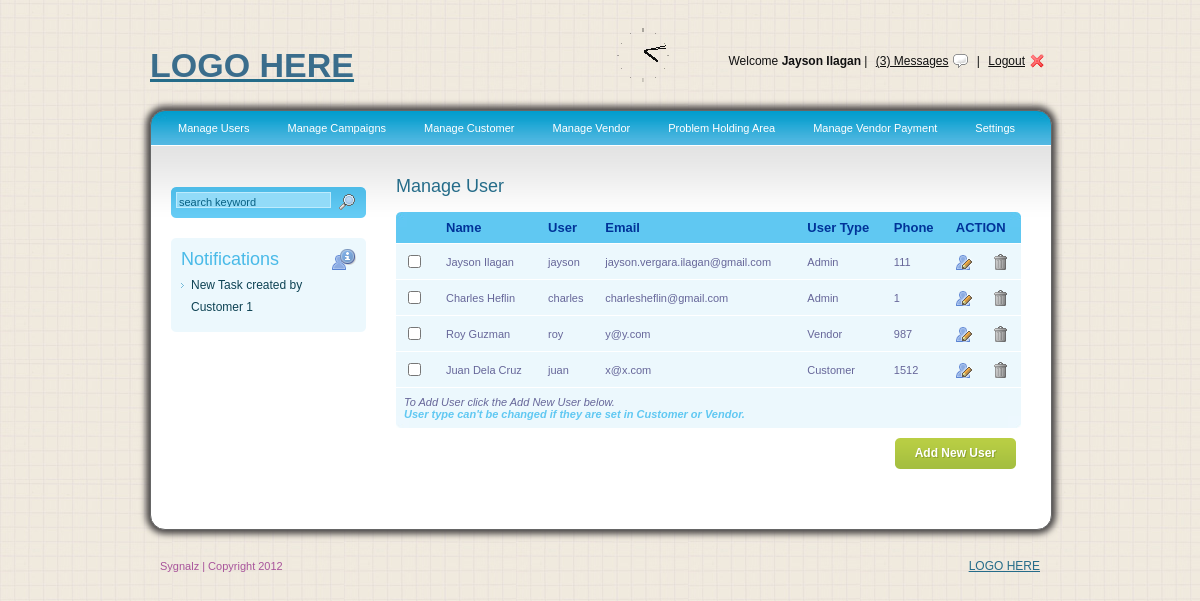
Screenshot of /admin.php (signed in) with the database file from the repository.
### tables this page shows
CREATE TABLE IF NOT EXISTS `tbl_user` (
  `userid` int(11) unsigned NOT NULL AUTO_INCREMENT,
  `fullname` varchar(100) NOT NULL,
  `screenname` varchar(20) NOT NULL,
  `emailadd` varchar(50) NOT NULL,
  `username` varchar(50) NOT NULL,
  `password` varchar(50) NOT NULL,
  `usertype` int(5) unsigned NOT NULL,
  `phonenumber` varchar(20) NOT NULL,
  `initial` int(2) NOT NULL,
  `user_set` text,
  PRIMARY KEY (`userid`)
);

CREATE TABLE IF NOT EXISTS `tbl_usertype` (
  `usertypeid` int(100) NOT NULL AUTO_INCREMENT,
  `usertypedesc` varchar(20) NOT NULL,
  PRIMARY KEY (`usertypeid`)
);

### _libraries/generateModel.php (the view, shortened to what this page needs)
<?php
class Model extends Components{
	function connectDatabase($host,$user,$pass,$db){
		$this->dbcon = new mysqli($host, $user, $pass, $db);
                return $this->dbcon;
	}
        function updateUser($conn,$user_I_D){
          $resultAuthUser = $conn->query("SELECT * FROM tbl_user a INNER JOIN tbl_usertype b ON a.usertype = b.usertypeid");
          $finaldat = "";
          while($resultData=$resultAuthUser->fetch_array(MYSQLI_ASSOC)){
            if($user_I_D==$resultData['userid']){
             $stemp = $this->usertypeSelected($conn, $resultData['usertype'],$user_I_D);
              $finaldat.= "<tr>
                        <td><input type='checkbox' /></td>
                        <td><input type='text' value='$resultData[fullname]' id='fulln' style='width:80px;font-size:11px;' /></td>
                        <td><input type='text' value='$resultData[username]' id='usern' style='width:40px;font-size:11px;'/></td>
                        <td><input type='text' value='$resultData[emailadd]' id='emailn' style='width:170px;font-size:11px;'/></td>
                        <td>$stemp</td>
                        <td><input type='text' value='$resultData[phonenumber]' id='phonen' style='width:70px;font-size:11px;'/></td>
                        <input type='hidden' class='userId' name='nuserId' value='$resultData[userid]' />
                        <td colspan='2'><img src='images/save.jpg' style='width:16px;height:16px;' alt='$resultData[userid]' onclick='saveupUser(this.alt)' border='0' /></td>
                    </tr>";
            }
            else{
              $finaldat.= "<tr>
                        <td><input type='checkbox' /></td>
                        <td>$resultData[fullname]</td>
                        <td>$resultData[username]</td>
                        <td>$resultData[emailadd]</td>
                        <td>$resultData[usertypedesc]</td>
                        <td>$resultData[phonenumber]</td>
                        <input type='hidden' class='userId' name='nuserId' value='$resultData[userid]' />
                        <td><img src='images/user_edit.png' alt='$resultData[userid]' class='editUser' onclick='updateUserAccount(this.alt)' border='0' /></td>
                        <td><img src='images/trash.png' alt='$resultData[userid]' title='' class='deleteUser' onclick='delUserAccount(this.alt)'  border='0' /></td>
                    </tr>";
            }
          }
          return $finaldat;
        }
     public function usertypeSelected($conn,$utype,$uid){
          $finaldata ="";
           $result = $conn->query("SELECT * FROM tbl_usertype");
              if($utype!="xT"){
              $top="<select id='usert' style='width:60px;font-size:11px;'>";
              }
              else{
              $top="<select id='usertype' style='width:300px;'>";
              }
                while($resultData=$result->fetch_array(MYSQLI_ASSOC)){
                    if($utype==$resultData['usertypeid']){
                       $finaldata.= "<option selected='selected' value='$resultData[usertypeid]'>$resultData[usertypedesc]</option>";
                            if($resultData['usertypeid']==3){
                                $found = $this->checkCustomerExist($conn,$uid);
                            }
                            else{
                                $found = $this->checkVendorExist($conn,$uid);
                            }
                                if($found =="Yes"){
                                    $top="<select id='usert' disabled='disabled' style='width:60px;font-size:11px;'>";
                                }
                    }
                    else{
                       $finaldata.= "<option value='$resultData[usertypeid]'>$resultData[usertypedesc]</option>";
                    }
                }
                $end = "</select>";
           return $top.$finaldata.$end;
      }
}
?>

### _libraries/generateView.php (shortened to what this page needs)
<?php
	class Components{
		function createPageHeader($page_title, $jquery, $js, $css){
			echo $this->displayPageHeader = "<html><head>
			<script type='text/javascript' src='$jquery/jquery-1.7.1.js'></script>
			<script type='text/javascript' src='$js/actionHandler.js'></script>
			<link rel='stylesheet' href='$css/general.css' type='text/css' />
                        <link type='text/css' href='$css/demo.css' rel='stylesheet' media='screen' />
                        <link type='text/css' href='$css/basic.css' rel='stylesheet' media='screen' />
                         <!--[if lt IE 7]>
                        <link type='text/css' href='css/basic_ie.css' rel='stylesheet' media='screen' />
                        <![endif]-->
                        <link rel='stylesheet' type='text/css' href='$css/style.css' />
                        <script type='text/javascript' src='$js/clockp.js'></script>
                        <script type='text/javascript' src='$js/clockh.js'></script>
                        <script type='text/javascript' src='$js/jquery.min.js'></script>
                        <script type='text/javascript' src='$js/ddaccordion.js'></script>
                        <script type='text/javascript' src='$js/init.js'></script>
                        <script type='text/javascript' src='$js/jconfirmaction.jquery.js'></script>
                        <script language='javascript' type='text/javascript' src='$js/niceforms.js'></script>
                        <link rel='stylesheet' type='text/css' media='all' href='$css/niceforms-default.css' />
                        <script type='text/javascript' src='$js/jquery.js'></script>
                        <script type='text/javascript' src='$js/jquery.simplemodal.js'></script>
                        <script type='text/javascript' src='$js/basic.js'></script>
			<title>$page_title</title></head>
			<body>";
		}
		function createPageFooter(){
			echo $this->displayPageFooter = "</body></html>";
		}
	}
?>

### admin.php (shortened to what this page needs)
<?php
require VIEW_LIBRARIES."/generateController.php";
$componentsCreator = new Controller;
$componentsCreator->createPageHeader(COMPANY_NAME,JQUERY_DIR,JAVASCRIPT_DIR,CSS_DIR);
?>
<div id="main_container">
<?php include"_include/panel_header.php"; ?>
    <div class="main_content">
<?php include"_include/admin_menu.php"; ?>
    <div class="center_content">
    <div class="left_content">
    	<div class="sidebar_search">
            <form>
            <input type="text" name="" class="search_input" value="search keyword" onclick="this.value=''" />
            <input type="image" class="search_submit" src="images/search.png" />
            </form>
        </div>
            <div class="sidebar_box">
                <div class="sidebar_box_top"></div>
                <div class="sidebar_box_content">
                <h3>Notifications</h3>
                <img src="images/info.png" alt="" title="" class="sidebar_icon_right" />
                <ul>
                <li>New Task created by Customer 1</li>
                </ul>
                </div>
                <div class="sidebar_box_bottom"></div>
            </div>
    </div>
    <div class="right_content">
    <h2>Manage User</h2>
<table id="rounded-corner">
    <thead>
    	<tr>
            <th scope="col" class="rounded-company"></th>
            <th scope="col" class="rounded">Name</th>
            <th scope="col" class="rounded">User</th>
            <th scope="col" class="rounded">Email</th>
            <th scope="col" class="rounded">User Type</th>
            <th scope="col" class="rounded">Phone</th>
            <th scope="col" colspan="2" class="rounded-q4">ACTION</th>
        </tr>
    </thead>
        <tfoot>
    	<tr>
        	<td colspan="7" class="rounded-foot-left"><em>To Add User click the Add New User below.<br ><b style="color:#60C8F2;">User type can't be changed if they are set in Customer or Vendor.</b></em></td>
        	<td class="rounded-foot-right">&nbsp;</td>
        </tr>
        </tfoot>
    <tbody id="userList">
    	<?php
            echo $componentsCreator->queryUserList();
        ?>
    </tbody>
</table>
     <a href="#" class="bt_green" id="basic"><span class="bt_green_lft"></span><strong>Add New User</strong><span class="bt_green_r"></span></a>
    </div>
    </div>
</div>
    <div class="footer">
    	<div class="left_footer"><?php echo COMPANY_NAME ?> | Copyright 2012</div>
    	<div class="right_footer"><a href="http://www.sygnalz.com">LOGO HERE</a></div>
    </div>
<?php
$componentsCreator->createPageFooter();
?>

### _include/panel_header.php
<div class="header">
    <div class="logo"><a href="#"><h1>LOGO HERE</h1></a></div>
    <div class="right_header">Welcome <b><?php echo $_SESSION['name']; ?></b> | <a href="#" class="messages">(3) Messages</a> | <a href="index.php" class="logout">Logout</a></div>
    <div id="clock_a"></div>
</div>

### _include/admin_menu.php
<div class="menu">
                    <ul>
                    <li><a href="admin.php">Manage Users</a></li>
                    <li><a href="manage_campaign.php">Manage Campaigns</a></li>
                    <li><a href="manage_customer.php">Manage Customer</a></li>
                    <li><a href="manage_vendor.php">Manage Vendor</a></li>
                    <li><a href="problem_holding.php">Problem Holding Area <span class="problemCountDisplay"><?php echo $componentsCreator->queryCountProblem(); ?></span></a></li>
                    <li><a href="manage_payment.php">Manage Vendor Payment </a></li>
                    <li><a href="">Settings</a></li>
                    </ul>
</div>

### _libraries/generateController.php (shortened to what this page needs)
<?php
require "generateView.php";
require "generateModel.php";
class Controller extends Model {
    function __construct() {
        $this->dbcon = $this->connectDatabase(HOST, USERNAME, PASSWORD, DATABASE_NAME);
    }
    function queryUserList() {
        $this->eaddListing = $this->updateUser($this->dbcon,"");
        echo $this->eaddListing;
    }
}
?>

### _css/general.css (style rules this page uses)
html { color: #333333; font: 13px/22px "Lucida Grande", "Lucida Sans", "Lucida Sans Unicode", sans-serif; }
input { font: 13px/22px "Lucida Grande", "Lucida Sans", "Lucida Sans Unicode", sans-serif; }

### _css/demo.css (style rules this page uses)
body { background:#fff; color:#333; font: 12px/22px verdana, arial, sans-serif; height:100%; margin:0 auto; width:100%; }
h1 { color:#3a6d8c; font-size:34px; line-height:40px; margin:0; }
h3 { color:#3a6d8c; font-size:22px; line-height:26px; font-weight:normal; margin:0 0 8px 0; }
img { border:0; }

### _css/niceforms-default.css (style rules this page uses)
select, input, textarea, button { outline:none; resize:none; }

### rows the page displays
tbl_user: fullname "Jayson Ilagan", username "jayson", emailadd "jayson.vergara.ilagan@gmail.com", tbl_usertype.usertypedesc "Admin", phonenumber "111"
tbl_user: fullname "Charles Heflin", username "charles", emailadd "charlesheflin@gmail.com", tbl_usertype.usertypedesc "Admin", phonenumber "1"
tbl_user: fullname "Roy Guzman", username "roy", emailadd "y@y.com", tbl_usertype.usertypedesc "Vendor", phonenumber "987"
tbl_user: fullname "Juan Dela Cruz", username "juan", emailadd "x@x.com", tbl_usertype.usertypedesc "Customer", phonenumber "1512"

### other values shown
$_SESSION['name'] "Jayson Ilagan"
COMPANY_NAME "Sygnalz"
